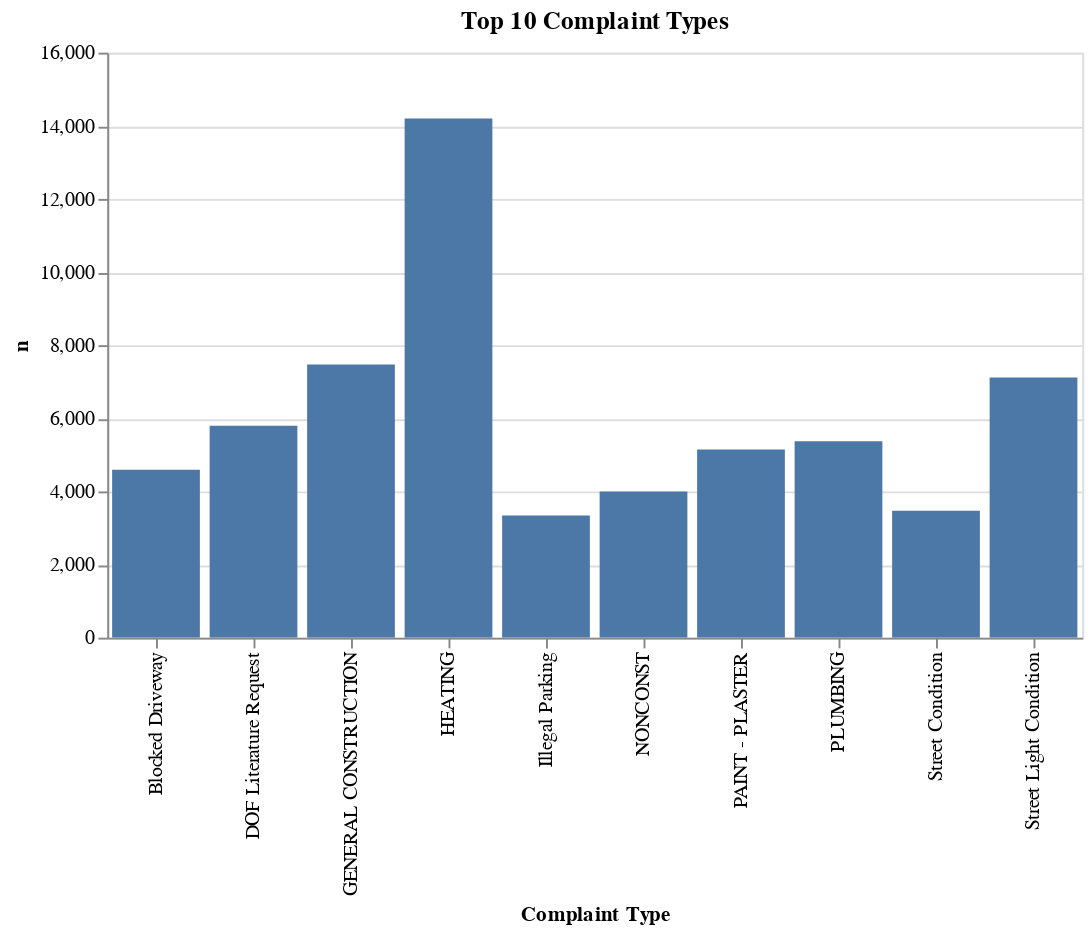

The notebook cell this image was saved under:
### Code cell
pl_complaint_counts.plot.bar(x="Complaint Type", y="n").properties(width=500, title="Top 10 Complaint Types")

### Figure 1 — Vega-Lite specification as saved in the notebook (floating-point values rounded to 4 significant figures)
{"config": {"view": {"continuousWidth": 300, "continuousHeight": 300}}, "data": {"name": "data-626de42d0e5d7549173f0f2289ce998f"}, "mark": {"type": "bar", "tooltip": true}, "encoding": {"x": {"field": "Complaint Type", "type": "nominal"}, "y": {"field": "n", "type": "quantitative"}}, "params": [{"name": "param_2", "select": {"type": "interval", "encodings": ["x", "y"]}, "bind": "scales"}], "title": "Top 10 Complaint Types", "width": 500, "$schema": "https://vega.github.io/schema/vega-lite/v5.20.1.json", "datasets": {"data-626de42d0e5d7549173f0f2289ce998f": [{"Complaint Type": "HEATING", "n": 14200}, {"Complaint Type": "GENERAL CONSTRUCTION", "n": 7471}, {"Complaint Type": "Street Light Condition", "n": 7117}, {"Complaint Type": "DOF Literature Request", "n": 5797}, {"Complaint Type": "PLUMBING", "n": 5373}, {"Complaint Type": "PAINT - PLASTER", "n": 5149}, {"Complaint Type": "Blocked Driveway", "n": 4590}, {"Complaint Type": "NONCONST", "n": 3998}, {"Complaint Type": "Street Condition", "n": 3473}, {"Complaint Type": "Illegal Parking", "n": 3343}]}}
